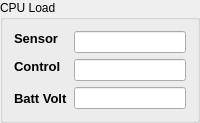
            <widget class="QGroupBox" name="sensorBiases_groupBox_2">
             <property name="minimumSize">
              <size>
               <width>0</width>
               <height>0</height>
              </size>
             </property>
             <property name="maximumSize">
              <size>
               <width>132123</width>
               <height>123123</height>
              </size>
             </property>
             <property name="title">
              <string>CPU Load</string>
             </property>
             <layout class="QGridLayout" name="gridLayout_14">
              <item row="0" column="0">
               <layout class="QGridLayout" name="gridLayout_11">
                <item row="0" column="0">
                 <widget class="QLabel" name="label_55">
                  <property name="minimumSize">
                   <size>
                    <width>0</width>
                    <height>0</height>
                   </size>
                  </property>
                  <property name="maximumSize">
                   <size>
                    <width>16777215</width>
                    <height>16777215</height>
                   </size>
                  </property>
                  <property name="font">
                   <font>
                    <pointsize>10</pointsize>
                    <weight>75</weight>
                    <bold>true</bold>
                   </font>
                  </property>
                  <property name="text">
                   <string>Sensor</string>
                  </property>
                 </widget>
                </item>
                <item row="0" column="1" rowspan="2">
                 <widget class="QLineEdit" name="ed_sens"/>
                </item>
                <item row="1" column="0" rowspan="2">
                 <widget class="QLabel" name="label_57">
                  <property name="minimumSize">
                   <size>
                    <width>0</width>
                    <height>0</height>
                   </size>
                  </property>
                  <property name="maximumSize">
                   <size>
                    <width>16777215</width>
                    <height>16777215</height>
                   </size>
                  </property>
                  <property name="font">
                   <font>
                    <pointsize>10</pointsize>
                    <weight>75</weight>
                    <bold>true</bold>
                   </font>
                  </property>
                  <property name="text">
                   <string>Control</string>
                  </property>
                 </widget>
                </item>
                <item row="2" column="1">
                 <widget class="QLineEdit" name="ed_control"/>
                </item>
                <item row="3" column="0">
                 <widget class="QLabel" name="label_59">
                  <property name="minimumSize">
                   <size>
                    <width>0</width>
                    <height>0</height>
                   </size>
                  </property>
                  <property name="maximumSize">
                   <size>
                    <width>16777215</width>
                    <height>16777215</height>
                   </size>
                  </property>
                  <property name="font">
                   <font>
                    <pointsize>10</pointsize>
                    <weight>75</weight>
                    <bold>true</bold>
                   </font>
                  </property>
                  <property name="text">
                   <string>Batt Volt</string>
                  </property>
                 </widget>
                </item>
                <item row="3" column="1">
                 <widget class="QLineEdit" name="ed_batvolt"/>
                </item>
               </layout>
              </item>
             </layout>
            </widget>
